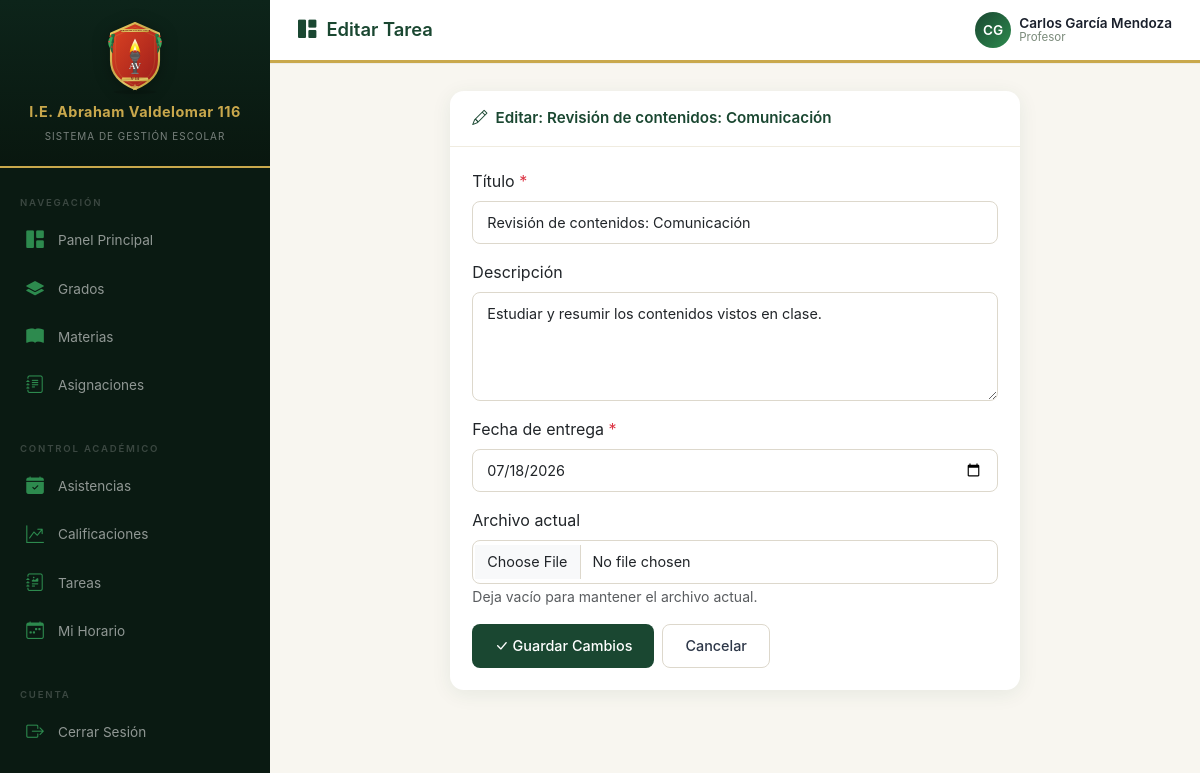
The page /tareas/editar/290/ (signed in) on the database its author committed.
### usuarios/models.py (models this page shows, shortened)
class Usuario(AbstractUser):
    TIPO_USUARIO = [
        ('admin', 'Administrador'),
        ('director', 'Director'),
        ('profesor', 'Profesor'),
        ('alumno', 'Alumno'),
        ('padre', 'Padre de Familia'),
    ]
    rol = models.CharField(max_length=20, choices=TIPO_USUARIO, default='alumno')
    dni = models.CharField(max_length=8, unique=True, blank=True, null=True, verbose_name='DNI')
    telefono = models.CharField(max_length=15, blank=True, null=True)
    direccion = models.TextField(blank=True, null=True)
    foto = models.ImageField(upload_to='fotos/', blank=True, null=True)
    especialidad = models.CharField(max_length=200, blank=True, null=True, verbose_name='Especialidad')
    titulo_profesional = models.CharField(max_length=200, blank=True, null=True, verbose_name='Título Profesional')
    fecha_nacimiento = models.DateField(blank=True, null=True, verbose_name='Fecha de Nacimiento')
    class Meta:
        verbose_name = 'Usuario'
        verbose_name_plural = 'Usuarios'

### tareas/models.py (models this page shows, shortened)
class Tarea(models.Model):
    titulo = models.CharField(max_length=200, verbose_name='Título')
    descripcion = models.TextField(blank=True, verbose_name='Descripción')
    archivo = models.FileField(upload_to='tareas/', blank=True, null=True, verbose_name='Archivo adjunto')
    fecha_entrega = models.DateField(verbose_name='Fecha de entrega')
    profesor = models.ForeignKey(
        settings.AUTH_USER_MODEL,
        on_delete=models.CASCADE,
        related_name='tareas_creadas',
        limit_choices_to={'rol': 'profesor'},
        verbose_name='Profesor',
    )
    materia = models.ForeignKey(Materia, on_delete=models.CASCADE, related_name='tareas', verbose_name='Materia')
    grupo = models.ForeignKey(Grupo, on_delete=models.CASCADE, related_name='tareas', verbose_name='Grupo')
    fecha_creacion = models.DateTimeField(auto_now_add=True, verbose_name='Fecha de creación')
    activo = models.BooleanField(default=True, verbose_name='Activo')
    class Meta:
        verbose_name = 'Tarea'
        verbose_name_plural = 'Tareas'
        ordering = ['-fecha_creacion']

### tareas/views.py (the view, shortened to what this page needs)
# urls.py: path('editar/<int:tarea_id>/', views.editar_tarea, name='editar_tarea'),
@login_required
def editar_tarea(request, tarea_id):
    tarea = get_object_or_404(Tarea, id=tarea_id)
    if request.user.rol == 'profesor' and tarea.profesor != request.user:
        messages.error(request, 'No tienes permiso para editar esta tarea.')
        return redirect('lista_tareas')
    return render(request, 'tareas/editar_tarea.html', {'tarea': tarea})

### templates/tareas/editar_tarea.html (shortened to what this page needs)
{% extends 'base.html' %}
{% block page_title %}Editar Tarea{% endblock %}
{% block content %}
<div class="row justify-content-center fade-in">
    <div class="col-md-8">
        <div class="card">
            <div class="card-header d-flex align-items-center gap-2">
                <i class="bi bi-pencil"></i> Editar: {{ tarea.titulo }}
            </div>
            <div class="card-body">
                <form method="post" enctype="multipart/form-data">
                    <div class="mb-3">
                        <label class="form-label">Título <span class="text-danger">*</span></label>
                        <input type="text" name="titulo" class="form-control" value="{{ tarea.titulo }}" required>
                    </div>
                    <div class="mb-3">
                        <label class="form-label">Descripción</label>
                        <textarea name="descripcion" class="form-control" rows="4">{{ tarea.descripcion }}</textarea>
                    </div>
                    <div class="mb-3">
                        <label class="form-label">Fecha de entrega <span class="text-danger">*</span></label>
                        <input type="date" name="fecha_entrega" class="form-control"
                               value="{{ tarea.fecha_entrega|date:'Y-m-d' }}" required>
                    </div>
                    <div class="mb-3">
                        <label class="form-label">Archivo actual</label>
                        <input type="file" name="archivo" class="form-control"
                               accept=".pdf,.doc,.docx,.xls,.xlsx,.ppt,.pptx,.txt,.zip,.rar,.jpg,.png">
                        <small class="text-muted">Deja vacío para mantener el archivo actual.</small>
                    </div>
                    <div class="d-flex gap-2">
                        <button type="submit" class="btn btn-primary">
                            <i class="bi bi-check-lg"></i> Guardar Cambios
                        </button>
                        <a href="{% url 'lista_tareas' %}" class="btn btn-outline-secondary">Cancelar</a>
                    </div>
                </form>
            </div>
        </div>
    </div>
</div>
{% endblock %}

### templates/base.html (shortened to what this page needs)
<!DOCTYPE html>
<html lang="es">
<head>
    <link href="https://cdn.jsdelivr.net/npm/bootstrap@5.3.3/dist/css/bootstrap.min.css" rel="stylesheet">
    <link rel="stylesheet" href="https://cdn.jsdelivr.net/npm/bootstrap-icons@1.11.3/font/bootstrap-icons.min.css">
    <link rel="stylesheet" href="/static/css/styles.css">
</head>
<body>
{% if user.is_authenticated %}
<div class="wrapper">
    <nav class="sidebar" id="sidebar">
        <div class="sidebar-header">
            <img src="/static/img/escudo.svg" alt="Escudo" class="escudo-img">
            <h3>I.E. Abraham Valdelomar 116</h3>
            <small>Sistema de Gestión Escolar</small>
        </div>
        <div class="sidebar-menu">
            {% if user.rol == 'alumno' %}
            <ul class="nav flex-column">
                <li class="nav-item active">
                    <a class="nav-link" href="{% url 'home' %}">
                        <i class="bi bi-house-fill"></i> Inicio
                    </a>
                </li>
            </ul>
            <div class="menu-label">Académico</div>
            <ul class="nav flex-column">
                <li class="nav-item">
                    <a class="nav-link" href="{% url 'mis_cursos' %}">
                        <i class="bi bi-briefcase-fill"></i> Mis Cursos
                    </a>
                </li>
                <li class="nav-item">
                    <a class="nav-link" href="{% url 'plan_estudios' %}">
                        <i class="bi bi-journal-bookmark-fill"></i> Plan de Estudios
                    </a>
                </li>
                <li class="nav-item">
                    <a class="nav-link" href="{% url 'mis_horarios' %}">
                        <i class="bi bi-clock-fill"></i> Mi Horario
                    </a>
                </li>
                <li class="nav-item">
                    <a class="nav-link" href="{% url 'lista_calificaciones' %}">
                        <i class="bi bi-star-fill"></i> Mis Notas
                    </a>
                </li>
                <li class="nav-item">
                    <a class="nav-link" href="{% url 'mis_asistencias' %}">
                        <i class="bi bi-clipboard2-check-fill"></i> Mi Asistencia
                    </a>
                </li>
                <li class="nav-item">
                    <a class="nav-link" href="{% url 'lista_tareas' %}">
                        <i class="bi bi-journal-text"></i> Tareas
                    </a>
                </li>
                <li class="nav-item">
                    <a class="nav-link" href="{% url 'lista_materias' %}">
                        <i class="bi bi-box-seam-fill"></i> Materiales
                    </a>
                </li>
            </ul>
            <div class="menu-label">Formación</div>
            <ul class="nav flex-column">
                <li class="nav-item">
                    <a class="nav-link disabled" href="#" tabindex="-1" aria-disabled="true" style="opacity:0.45;">
                        <i class="bi bi-heart-fill"></i> Conducta
                    </a>
                </li>
                <li class="nav-item">
                    <a class="nav-link disabled" href="#" tabindex="-1" aria-disabled="true" style="opacity:0.45;">
                        <i class="bi bi-award-fill"></i> Logros
                    </a>
                </li>
            </ul>
            <div class="menu-label">Comunicación</div>
            <ul class="nav flex-column">
                <li class="nav-item">
                    <a class="nav-link disabled" href="#" tabindex="-1" aria-disabled="true" style="opacity:0.45;">
                        <i class="bi bi-megaphone-fill"></i> Comunicados
                    </a>
                </li>
                <li class="nav-item">
                    <a class="nav-link disabled" href="#" tabindex="-1" aria-disabled="true" style="opacity:0.45;">
                        <i class="bi bi-chat-dots-fill"></i> Mensajes
                    </a>
                </li>
            </ul>
            <div class="menu-label">Cuenta</div>
            <ul class="nav flex-column">
                <li class="nav-item">
                    <a class="nav-link" href="{% url 'perfil' %}">
                        <i class="bi bi-person-fill"></i> Mi Perfil
                    </a>
                </li>
                <li class="nav-item">
                    <a class="nav-link disabled" href="#" tabindex="-1" aria-disabled="true" style="opacity:0.45;">
                        <i class="bi bi-gear-fill"></i> Configuración
                    </a>
                </li>
            </ul>
            <div class="sidebar-logout mt-auto">
                <form method="post" action="{% url 'logout' %}" class="d-inline w-100">
                    {% csrf_token %}
                    <button type="submit" class="sidebar-logout-btn">
                        <i class="bi bi-box-arrow-right"></i> Cerrar Sesión
                    </button>
                </form>
            </div>
            {% else %}
            <div class="menu-label">Navegación</div>
            <ul class="nav flex-column">
                <li class="nav-item">
                    <a class="nav-link" href="{% url 'home' %}">
                        <i class="bi bi-grid-1x2-fill"></i> Panel Principal
                    </a>
                </li>
                {% if user.rol == 'admin' or user.rol == 'director' or user.rol == 'profesor' %}
                <li class="nav-item">
                    <a class="nav-link" href="{% url 'lista_grados' %}">
                        <i class="bi bi-layers-fill"></i> Grados
                    </a>
                </li>
                {% endif %}
                <li class="nav-item">
                    <a class="nav-link" href="{% url 'lista_materias' %}">
                        <i class="bi bi-book-fill"></i> Materias
                    </a>
                </li>
                <li class="nav-item">
                    <a class="nav-link" href="{% url 'lista_asignaciones' %}">
                        <i class="bi bi-journal-text"></i> Asignaciones
                    </a>
                </li>
            </ul>
            <div class="menu-label mt-3">Control Académico</div>
            <ul class="nav flex-column">
                {% if user.rol == 'profesor' or user.rol == 'admin' or user.rol == 'director' %}
                <li class="nav-item">
                    <a class="nav-link" href="{% url 'lista_asistencias' %}">
                        <i class="bi bi-calendar-check-fill"></i> Asistencias
                    </a>
                </li>
                <li class="nav-item">
                    <a class="nav-link" href="{% url 'lista_calificaciones' %}">
                        <i class="bi bi-graph-up-arrow"></i> Calificaciones
                    </a>
                </li>
                {% endif %}
                <li class="nav-item">
                    <a class="nav-link" href="{% url 'lista_tareas' %}">
                        <i class="bi bi-journal-richtext"></i> Tareas
                    </a>
                </li>
                {% if user.rol == 'profesor' %}
                <li class="nav-item">
                    <a class="nav-link" href="{% url 'mis_horarios' %}">
                        <i class="bi bi-calendar-week"></i> Mi Horario
                    </a>
                </li>
                {% endif %}
            </ul>
            <div class="menu-label mt-3">Cuenta</div>
            <ul class="nav flex-column">
                <li class="nav-item">
                    <form method="post" action="{% url 'logout' %}" class="d-inline w-100">
                        <button type="submit" class="nav-link w-100 text-start" style="background:none;border:none;">
                            <i class="bi bi-box-arrow-right"></i> Cerrar Sesión
                        </button>
                    </form>
                </li>
            </ul>
            {% endif %}
        </div>
    </nav>
    <div class="content">
        <nav class="top-navbar">
            <div class="d-flex align-items-center gap-3">
                <div class="page-title">
                    <i class="bi bi-{{ icon|default:'grid-1x2-fill' }}"></i>
                    {% block page_title %}Panel Principal{% endblock %}
                </div>
            </div>
            <div class="user-dropdown dropdown">
                <div class="d-flex align-items-center gap-2" data-bs-toggle="dropdown">
                    <div class="user-avatar">
                        {{ user.first_name|first|upper }}{{ user.last_name|first|upper }}
                    </div>
                    <div class="user-info d-none d-md-block">
                        <div class="user-name">{{ user.get_full_name|default:user.username }}</div>
                        <div class="user-role">{{ user.get_rol_display }}</div>
                    </div>
                </div>
            </div>
        </nav>
        <main class="main-content">
            {% block content %}{% endblock %}
        </main>
    </div>
</div>
{% else %}
    {% block auth_content %}{% endblock %}
{% endif %}
</body>
</html>

### rows shown on the page
Usuario: first_name|first "C", last_name|first "G", get_full_name "Carlos García Mendoza", rol "Profesor"
Tarea: titulo "Revisión de contenidos: Comunicación", descripcion "Estudiar y resumir los contenidos vistos en clase.", fecha_entrega "07/18/2026"
